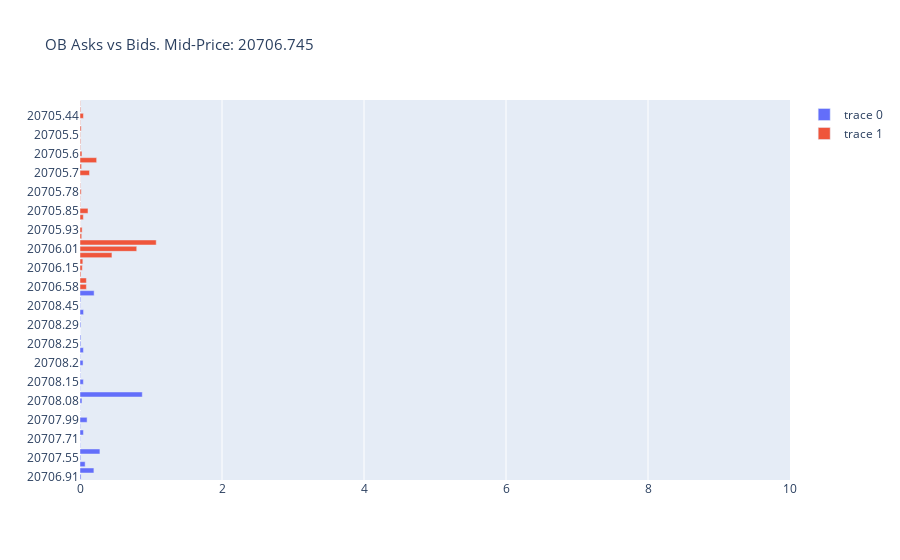

Notebook code for this chart:
### Markdown cell above
+ <font color= lightgray> <font size = 2> *OB Visualization*: </font>

### Code cell
binance = ccxt.binance()
time_stamp = binance.iso8601(binance.milliseconds())
bi_btc_ob = binance.fetch_order_book('BTC/USDT', limit=30) #Order Books 

bi_btc_ob_bid = pd.DataFrame(bi_btc_ob['bids'], columns = ['price','quantity']) #Levels and Qt
bi_btc_ob_ask = pd.DataFrame(bi_btc_ob['asks'], columns = ['price','quantity']) 


bid = bi_btc_ob['bids'][0][0] if len (bi_btc_ob['bids']) > 0 else None
ask = bi_btc_ob['asks'][0][0] if len (bi_btc_ob['asks']) > 0 else None
spread = (ask - bid) if (bid and ask) else None

fig = go.Figure(layout_xaxis_range=[0,10])

fig.add_trace(go.Bar(
    y= np.array(bi_btc_ob_ask.price.astype(str)),
    x= bi_btc_ob_ask.quantity,
    orientation='h',
))

fig.add_trace(go.Bar(
    y= np.array(bi_btc_ob_bid.price.astype(str)),
    x= bi_btc_ob_bid.quantity,
    orientation='h',
))
fig.update_layout(title_text="OB Asks vs Bids. Mid-Price: "+str((round(bid+ask,6))*.5),
                  title_font_size=15,)   
fig.show()

### Figure 1 — Plotly figure (JSON) as saved in the notebook; plotly's stock layout.template omitted (floating-point values rounded to 4 significant figures)
{"data": [{"orientation": "h", "type": "bar", "x": [0.01475, 0.1958, 0.07243, 0.0103, 0.2805, 0.00482, 0.00475, 0.04829, 0.00678, 0.1, 0.00231, 0.00268, 0.02761, 0.8773, 0.00479, 0.04745, 0.0054, 0.00519, 0.04321, 0.00499, 0.04829, 0.01164, 0.01164, 0.00061, 0.01165, 0.0054, 0.05, 0.0054, 0.00996, 0.1991], "y": ["20706.91", "20707.44", "20707.45", "20707.55", "20707.56", "20707.57", "20707.71", "20707.75", "20707.9", "20707.99", "20708.0", "20708.07", "20708.08", "20708.09", "20708.11", "20708.15", "20708.17", "20708.18", "20708.2", "20708.21", "20708.23", "20708.25", "20708.27", "20708.28", "20708.29", "20708.39", "20708.42", "20708.45", "20708.46", "20708.47"]}, {"orientation": "h", "type": "bar", "x": [0.08993, 0.08993, 0.01242, 0.03223, 0.04, 0.4499, 0.799, 1.073, 0.02407, 0.03, 0.001, 0.04708, 0.1127, 0.00483, 0.0054, 0.01713, 0.00529, 0.00132, 0.134, 0.0219, 0.2345, 0.02738, 0.00683, 0.00935, 0.00579, 0.01681, 0.00477, 0.04829, 0.0097, 0.00482], "y": ["20706.58", "20706.18", "20706.17", "20706.15", "20706.14", "20706.08", "20706.01", "20706.0", "20705.95", "20705.93", "20705.88", "20705.86", "20705.85", "20705.8", "20705.79", "20705.78", "20705.72", "20705.71", "20705.7", "20705.66", "20705.62", "20705.6", "20705.59", "20705.58", "20705.5", "20705.48", "20705.46", "20705.44", "20705.43", "20705.42"]}], "layout": {"title": {"font": {"size": 15}, "text": "OB Asks vs Bids. Mid-Price: 20706.745"}, "xaxis": {"range": [0, 10]}}}
